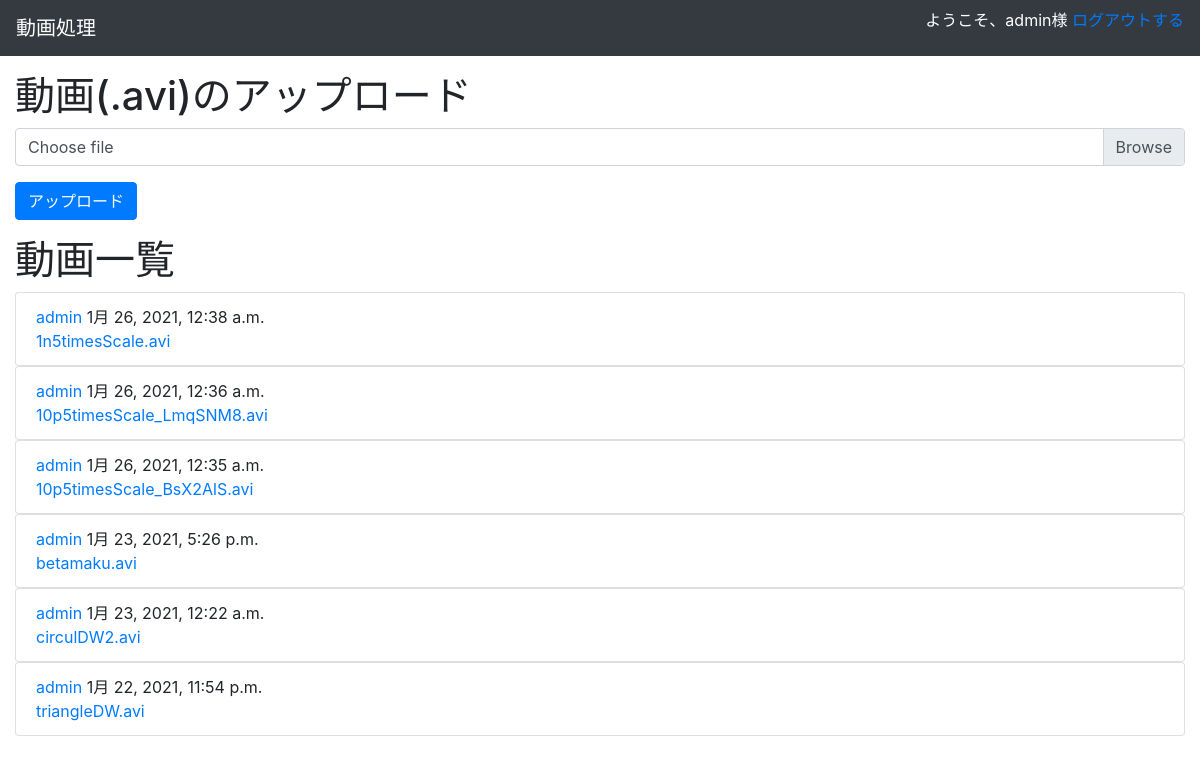
The page /processer/?upload_by=admin (signed in) on the database its author committed.
### processer/models.py (models this page shows, shortened)
class Video(models.Model):
    upload = models.FileField(upload_to="upload/")
    upload_at = models.DateTimeField(default=timezone.now)
    upload_by = models.CharField(max_length=150, default="")
    firstFrameURL = models.CharField(max_length=200, default="")
    basename = models.CharField(max_length=200, default="")

### processer/views.py (the view, shortened to what this page needs)
# urls.py: path("", views.Index.as_view(), name="index"),
class Index(View):
    def get(self, request):
        objs = Video.objects.all()
        if 'upload_by' in request.GET.keys():
            objs = objs.filter(upload_by=request.GET['upload_by'])
        form = FileUploadForm()
        context = {
            'form': form,
            'objs': objs[::-1],
        }
        if 'upload_by' in request.GET.keys():
            context['text'] = request.GET['upload_by']
        return render(request, 'processer/index.html', context)

### processer/forms.py
class FileUploadForm(forms.ModelForm):
    class Meta:
        model = Video
        fields = ('upload',)

### processer/templates/processer/index.html (shortened to what this page needs)
{% extends 'processer/base.html' %}
{% block content %}
{% if form %}
<div class="mt-3 mb-3">
    <div class="h1 mb-2">動画(.avi)のアップロード</div>
    <form action="{% url 'processer:index' %}" method="POST" enctype="multipart/form-data">
        <div class="form-group">
            <div class="custom-file">
                <label class="custom-file-label" for="inputFile">Choose file</label>
            </div>
        </div>
        <input class="submit btn btn-primary" type="submit" value="アップロード">
    </form>
</div>
{% endif %}
<div class="mt-3">
    <div class="h1">
        動画一覧
    </div>
    {% if objs %}
    <div>
        {% for obj in objs %}
        <ul class="list-group">
            <li class="list-group-item">
                <div>
                    <div>
                        <a href="{% url 'processer:index'%}?upload_by={{ obj.upload_by}}">{{ obj.upload_by}}</a> {{obj.upload_at}}
                    </div>
                    <div>
                        <a href="{% url 'processer:detail' obj.pk %}">{{ obj.basename }}</a>
                    </div>
                </div>
            </li>
        </ul>
        {% endfor %}
    </div>
</div>
{% endif %}
{% endblock %}

### processer/templates/processer/base.html (shortened to what this page needs)
{% load static %}
<!DOCTYPE html>
<html>
    <head>
        <link rel="stylesheet" href="{% static 'processer/css/bootstrap.css' %}">
    </head>
    <body>
        <nav class="navbar navbar-dark bg-dark">
            <a class="navbar-brand" href="#">動画処理</a>
            {% if user.id %}
            <p>
                <span class="text-white">ようこそ、{{ user.username }}様</span>
                <a href="{% url 'accounts:logout' %}?next={{ request.path }}">ログアウトする</a>
            </p>
            {% else %}
            <p>
                <a href="{% url 'accounts:login' %}?next={{ request.path }}">ログイン</a>
                <a href="{% url 'accounts:create' %}?next={{ request.path }}">アカウント作成</a>
            </p>
            {% endif %}
        </nav>
        {% if user.id %}
        <div class="container-fluid">
            {% block content %}
            {% endblock %}
        </div>
        {% else %}
        ログインしてください
        {% endif %}
    </body>
</html>

### rows shown on the page
Video: upload_by "admin", upload_at "1月 26, 2021, 12:38 a.m.", basename "1n5timesScale.avi"
Video: upload_by "admin", upload_at "1月 26, 2021, 12:36 a.m.", basename "10p5timesScale_LmqSNM8.avi"
Video: upload_by "admin", upload_at "1月 26, 2021, 12:35 a.m.", basename "10p5timesScale_BsX2AlS.avi"
Video: upload_by "admin", upload_at "1月 23, 2021, 5:26 p.m.", basename "betamaku.avi"
Video: upload_by "admin", upload_at "1月 23, 2021, 12:22 a.m.", basename "circulDW2.avi"
Video: upload_by "admin", upload_at "1月 22, 2021, 11:54 p.m.", basename "triangleDW.avi"

### other values the page prints
{{ user.username }} "admin"
